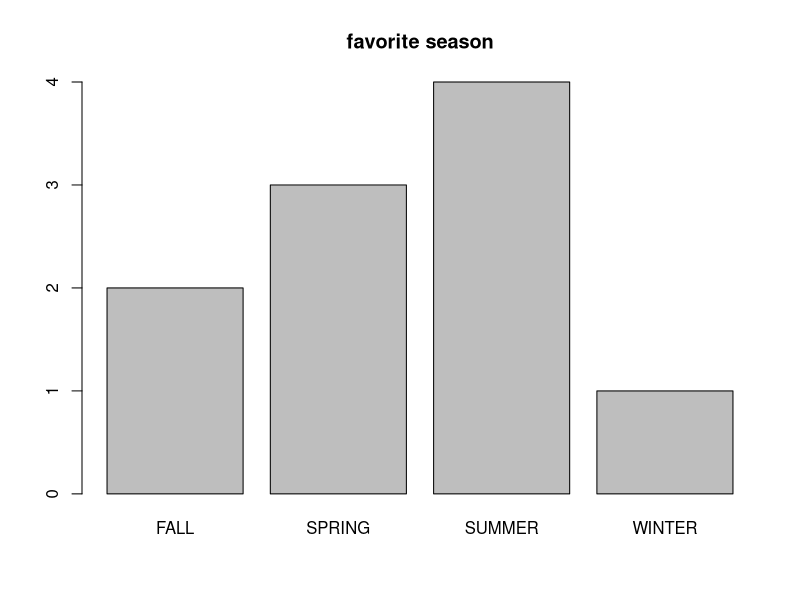
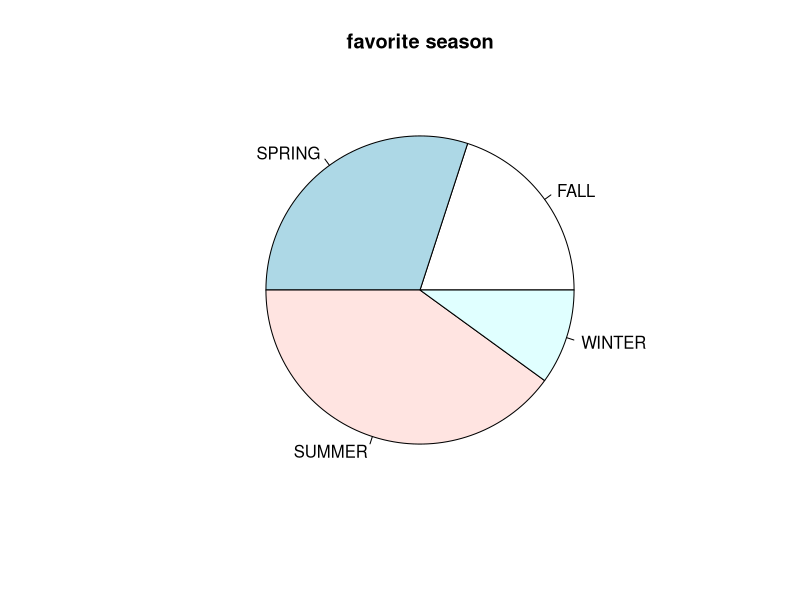
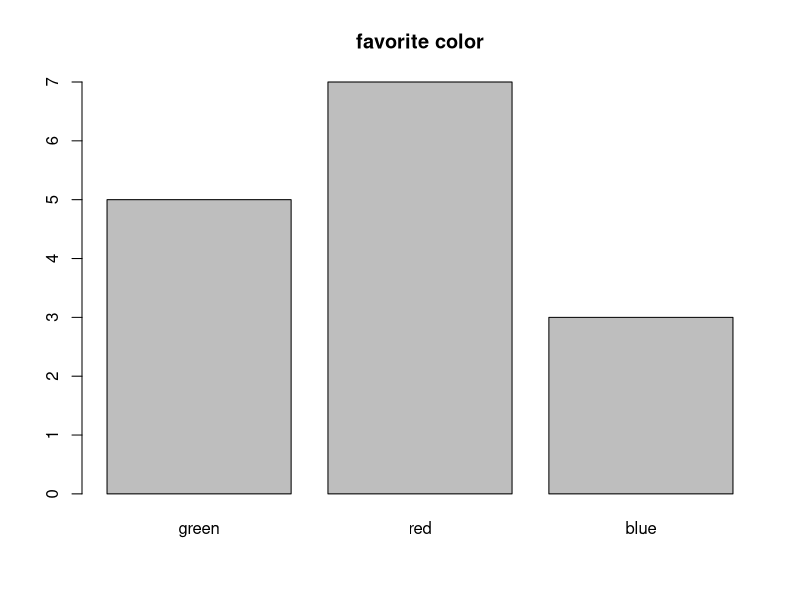
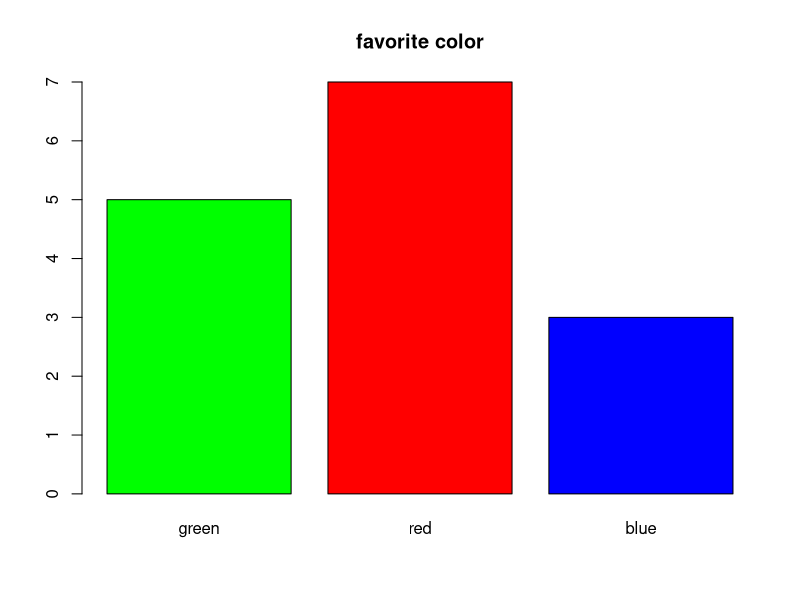
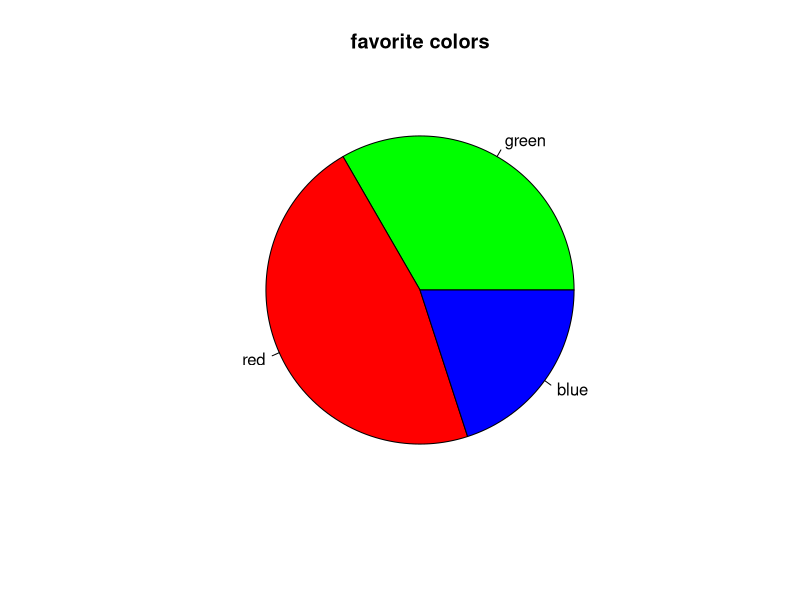
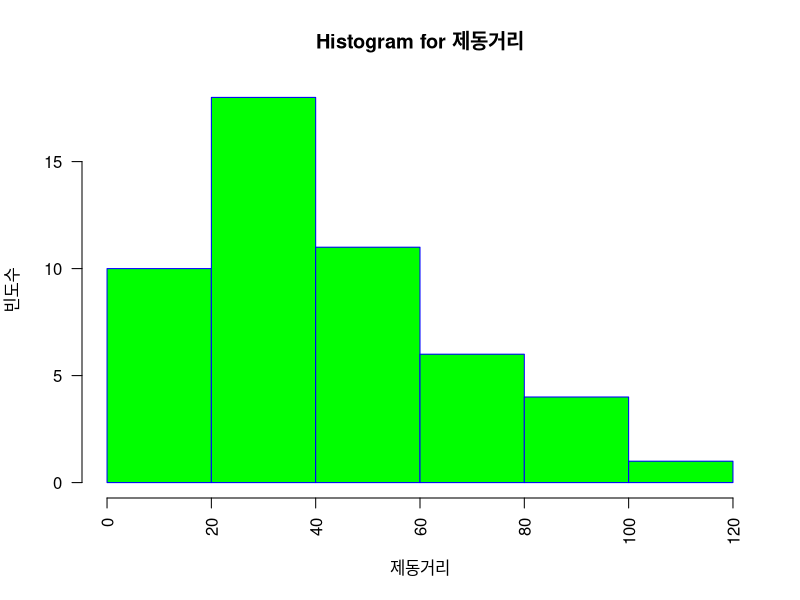

Write R code to recreate these figures, in order.
## ---- chunk 1
rm(list = ls())
library(dplyr)
## ---- chunk 2
which(iris[,1:4]>5.0)
## ---- chunk 3
idx <- which(iris[,1:4]>5.0,arr.ind=TRUE)
idx[,1]
## ---- chunk 4
#하단 내용 할줄 알아야함!
iris[idx[,1],]
iris[unique(idx[,1]),]
## ---- chunk 5
#5 함수
favorite <- c('WINTER','SUMMER','SPRING','SUMMER','SUMMER','FALL','FALL','SUMMER','SPRING','SPRING')
favorite
## ---- chunk 6
table(favorite)
length(favorite)

table(favorite)/length(favorite)
## ---- chunk 7
ds <- table(favorite)
ds
## ---- chunk 8
barplot(ds,main='favorite season')
## ---- chunk 9
ds <- table(favorite)
ds
## ---- chunk 10
pie(ds,main='favorite season')
## ---- chunk 11
favorite.color <- c(2,3,2,1,1,2,2,1,3,2,1,3,2,1,2)

ds <- table(favorite.color)
colors <- c('green','red','blue')
names(ds) <- colors

ds
## ---- chunk 12
barplot(ds,main='favorite color')
## ---- chunk 13
barplot(ds,
        main='favorite color',
        col=colors)
## ---- chunk 14
pie(ds,main='favorite colors',
    col=colors)
## ---- chunk 15
#과제 2 1-4번 
#과제2) 1번 4) 문제  if, else if, else, for문 활용하세요.
#4) 중간고사 성적이 90점 이상은 A학점, 80점 이상은 B학점, 70점 이상은 C학점, 60점 이상은 D학점, 나머지는 F학점을 주려고 합니다. 해당 문제를 Code를 활용하여 풀어보세요.(if, else if, else, for문 활용)

weight <- c(60,62,64,65,68,69)
weight.heavy <- c(weight,120)
weight
weight.heavy
## ---- chunk 16
mean(weight)
mean(weight.heavy)
## ---- chunk 17
mean(weight,trim=0.2)
mean(weight.heavy,trim=0.2)
## ---- chunk 18
median(weight)
median(weight.heavy)
## ---- chunk 19
mydata <- c(60,62,64,65,68,69,120)
quantile(mydata)
quantile(mydata,(0:10)/10)
summary(mydata)
## ---- chunk 20
mydata <- c(60,62,64,65,68,69,120)
var(mydata)
sd(mydata)
range(mydata)
diff(range(mydata))
## ---- chunk 21
dist <- cars[,2]
hist(dist,
     main="Histogram for 제동거리",
     xlab="제동거리",
     ylab="빈도수",
     border = "blue",
     col="green",
     las=2,
     breaks=5)
## ---- chunk 22
weight <-c(45,55,65,75,86,74,67,98,50,66)
a <- character(length(weight))

for (i in 1:length(weight)) {
  if (weight[i] >= 90) {
    a[i] <- "A"
  } else if (weight[i] >= 80 & weight[i] < 90) {
    a[i] <- "B"
  } else if (weight[i] >= 70 & weight[i] < 80) {
    a[i] <- "C"
  } else if (weight[i] >= 60 & weight[i] < 70) {
    a[i] <- "D"
  } else {
    a[i] <- "F"
  }
}

a


ifelse(weight >= 90, "A", 
       ifelse(weight >= 80, "B",
              ifelse(weight >= 70, "C", 
                     ifelse(weight >= 60, "D","F"))))
